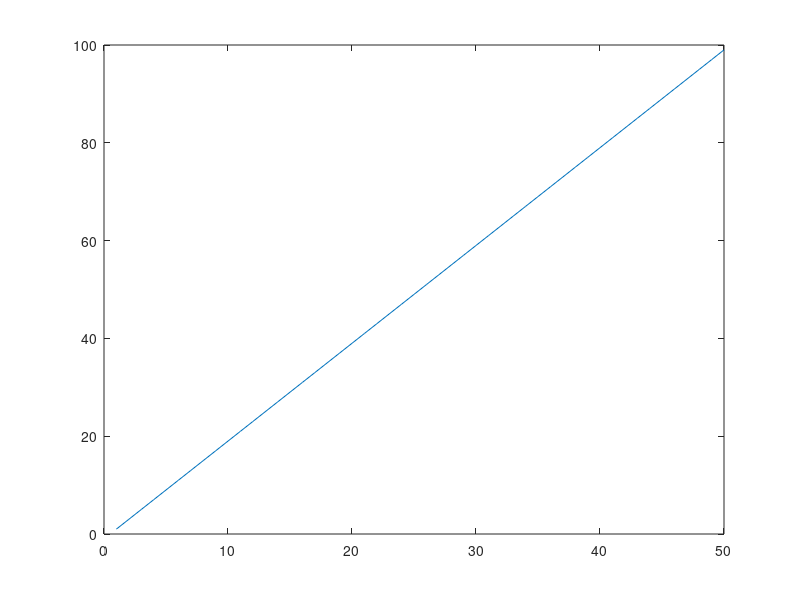
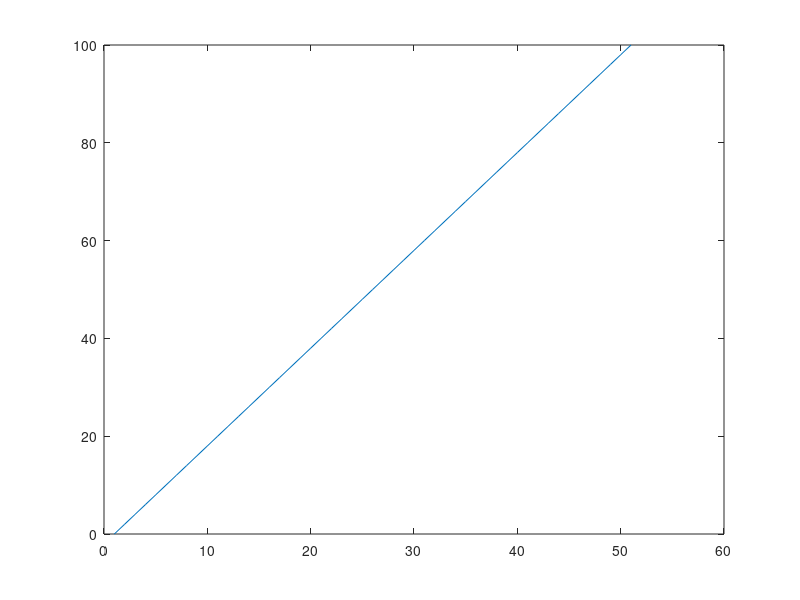

Reproduce these figures in MATLAB, in order.
blah = []; 
% Generate figures
x = [1:2:100];
y = [0:2:100];
figure
plot(x)
figure
plot(y)

% Resize and output figures
figSize = [21, 29];            % [width, height]
figUnits = 'Centimeters';

for f = 1:numel(blah)
      % Resize the figure
      set(fig, 'Units', figUnits);
      pos = get(fig, 'Position');
      pos = [pos(1), pos(4)+figSize(2), pos(3)+figSize(1), pos(4)];
      set(fig, 'Position', pos);
      % Output the figure
      filename = sprintf('Figure%02d.pdf', f);
      print( fig, '-dpdf', filename );
end